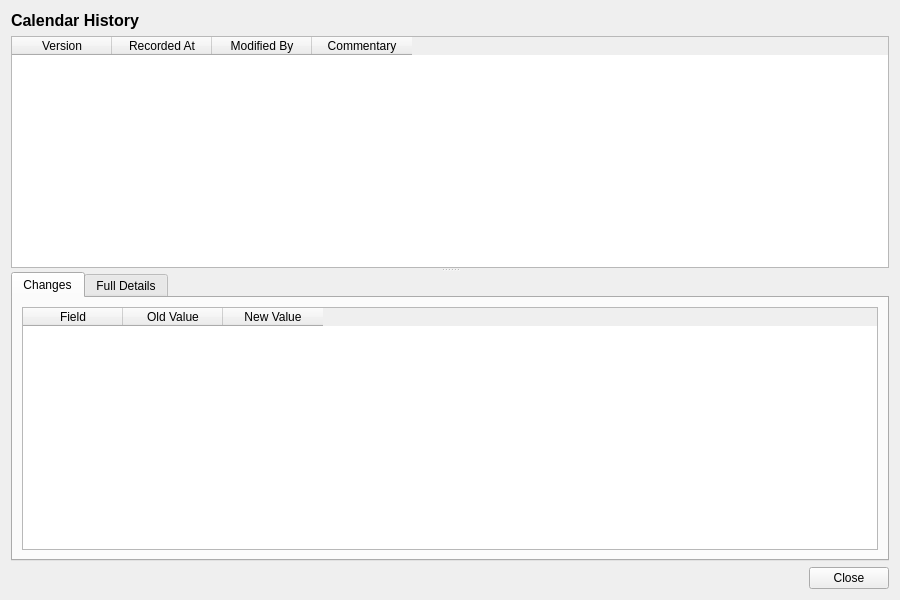
<?xml version="1.0" encoding="UTF-8"?>
<ui version="4.0">
 <class>CalendarHistoryDialog</class>
 <widget class="QWidget" name="CalendarHistoryDialog">
  <property name="geometry">
   <rect>
    <x>0</x>
    <y>0</y>
    <width>900</width>
    <height>600</height>
   </rect>
  </property>
  <property name="windowTitle">
   <string>Calendar History</string>
  </property>
  <layout class="QVBoxLayout" name="verticalLayout">
   <item>
    <widget class="QLabel" name="titleLabel">
     <property name="font">
      <font>
       <pointsize>12</pointsize>
       <bold>true</bold>
      </font>
     </property>
     <property name="text">
      <string>Calendar History</string>
     </property>
    </widget>
   </item>
   <item>
    <widget class="QSplitter" name="splitter">
     <property name="orientation">
      <enum>Qt::Vertical</enum>
     </property>
     <widget class="QTableWidget" name="versionListWidget">
      <property name="minimumHeight">
       <number>150</number>
      </property>
      <property name="maximumHeight">
       <number>250</number>
      </property>
      <property name="alternatingRowColors">
       <bool>true</bool>
      </property>
      <property name="editTriggers">
       <set>QAbstractItemView::NoEditTriggers</set>
      </property>
      <property name="selectionMode">
       <enum>QAbstractItemView::SingleSelection</enum>
      </property>
      <property name="selectionBehavior">
       <enum>QAbstractItemView::SelectRows</enum>
      </property>
      <column>
       <property name="text">
        <string>Version</string>
       </property>
      </column>
      <column>
       <property name="text">
        <string>Recorded At</string>
       </property>
      </column>
      <column>
       <property name="text">
        <string>Modified By</string>
       </property>
      </column>
      <column>
       <property name="text">
        <string>Commentary</string>
       </property>
      </column>
     </widget>
     <widget class="QWidget" name="detailWidget">
      <layout class="QVBoxLayout" name="detailLayout">
       <property name="leftMargin">
        <number>0</number>
       </property>
       <property name="topMargin">
        <number>0</number>
       </property>
       <property name="rightMargin">
        <number>0</number>
       </property>
       <property name="bottomMargin">
        <number>0</number>
       </property>
       <item>
        <widget class="QTabWidget" name="tabWidget">
         <property name="currentIndex">
          <number>0</number>
         </property>
         <widget class="QWidget" name="changesTab">
          <attribute name="title">
           <string>Changes</string>
          </attribute>
          <layout class="QVBoxLayout" name="changesTabLayout">
           <item>
            <widget class="QTableWidget" name="changesTableWidget">
             <property name="editTriggers">
              <set>QAbstractItemView::NoEditTriggers</set>
             </property>
             <property name="alternatingRowColors">
              <bool>true</bool>
             </property>
             <property name="selectionMode">
              <enum>QAbstractItemView::SingleSelection</enum>
             </property>
             <property name="selectionBehavior">
              <enum>QAbstractItemView::SelectRows</enum>
             </property>
             <column>
              <property name="text">
               <string>Field</string>
              </property>
             </column>
             <column>
              <property name="text">
               <string>Old Value</string>
              </property>
             </column>
             <column>
              <property name="text">
               <string>New Value</string>
              </property>
             </column>
            </widget>
           </item>
          </layout>
         </widget>
         <widget class="QWidget" name="fullDetailsTab">
          <attribute name="title">
           <string>Full Details</string>
          </attribute>
          <layout class="QVBoxLayout" name="fullDetailsTabLayout">
           <item>
            <widget class="QScrollArea" name="scrollArea">
             <property name="widgetResizable">
              <bool>true</bool>
             </property>
             <widget class="QWidget" name="scrollAreaWidgetContents">
              <property name="geometry">
               <rect>
                <x>0</x>
                <y>0</y>
                <width>560</width>
                <height>450</height>
               </rect>
              </property>
              <layout class="QFormLayout" name="formLayout">
               <item row="0" column="0">
                <widget class="QLabel" name="codeLabel">
                 <property name="text">
                  <string>Code:</string>
                 </property>
                </widget>
               </item>
               <item row="0" column="1">
                <widget class="QLabel" name="codeValue">
                 <property name="text">
                  <string/>
                 </property>
                </widget>
               </item>
               <item row="1" column="0">
                <widget class="QLabel" name="nameLabel">
                 <property name="text">
                  <string>Name:</string>
                 </property>
                </widget>
               </item>
               <item row="1" column="1">
                <widget class="QLabel" name="nameValue">
                 <property name="text">
                  <string/>
                 </property>
                </widget>
               </item>
               <item row="2" column="0">
                <widget class="QLabel" name="calendar_typeLabel">
                 <property name="text">
                  <string>Type:</string>
                 </property>
                </widget>
               </item>
               <item row="2" column="1">
                <widget class="QLabel" name="calendarTypeValue">
                 <property name="text">
                  <string/>
                 </property>
                </widget>
               </item>
               <item row="3" column="0">
                <widget class="QLabel" name="country_codeLabel">
                 <property name="text">
                  <string>Country:</string>
                 </property>
                </widget>
               </item>
               <item row="3" column="1">
                <widget class="QLabel" name="countryCodeValue">
                 <property name="text">
                  <string/>
                 </property>
                </widget>
               </item>
               <item row="4" column="0">
                <widget class="QLabel" name="versionNumberLabel">
                 <property name="text">
                  <string>Version:</string>
                 </property>
                </widget>
               </item>
               <item row="4" column="1">
                <widget class="QLabel" name="versionNumberValue">
                 <property name="text">
                  <string/>
                 </property>
                </widget>
               </item>
               <item row="5" column="0">
                <widget class="QLabel" name="modifiedByLabel">
                 <property name="text">
                  <string>Modified By:</string>
                 </property>
                </widget>
               </item>
               <item row="5" column="1">
                <widget class="QLabel" name="modifiedByValue">
                 <property name="text">
                  <string/>
                 </property>
                </widget>
               </item>
               <item row="6" column="0">
                <widget class="QLabel" name="recordedAtLabel">
                 <property name="text">
                  <string>Recorded At:</string>
                 </property>
                </widget>
               </item>
               <item row="6" column="1">
                <widget class="QLabel" name="recordedAtValue">
                 <property name="text">
                  <string/>
                 </property>
                </widget>
               </item>
               <item row="7" column="0">
                <widget class="QLabel" name="changeCommentaryLabel">
                 <property name="text">
                  <string>Change Commentary:</string>
                 </property>
                </widget>
               </item>
               <item row="7" column="1">
                <widget class="QLabel" name="changeCommentaryValue">
                 <property name="text">
                  <string/>
                 </property>
                 <property name="wordWrap">
                  <bool>true</bool>
                 </property>
                </widget>
               </item>
              </layout>
             </widget>
            </widget>
           </item>
          </layout>
         </widget>
        </widget>
       </item>
      </layout>
     </widget>
    </widget>
   </item>
   <item>
    <layout class="QHBoxLayout" name="buttonLayout">
     <item>
      <spacer name="horizontalSpacer">
       <property name="orientation">
        <enum>Qt::Horizontal</enum>
       </property>
       <property name="sizeHint" stdset="0">
        <size><width>40</width><height>20</height></size>
       </property>
      </spacer>
     </item>
     <item>
      <widget class="QPushButton" name="closeButton">
       <property name="text">
        <string>Close</string>
       </property>
      </widget>
     </item>
    </layout>
   </item>
  </layout>
 </widget>
 <resources/>
 <connections/>
</ui>
